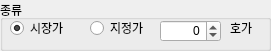
       <widget class="QGroupBox" name="groupBox_6">
        <property name="geometry">
         <rect>
          <x>10</x>
          <y>20</y>
          <width>271</width>
          <height>51</height>
         </rect>
        </property>
        <property name="title">
         <string>종류</string>
        </property>
        <widget class="QRadioButton" name="rbSellMarket">
         <property name="geometry">
          <rect>
           <x>10</x>
           <y>20</y>
           <width>61</width>
           <height>16</height>
          </rect>
         </property>
         <property name="text">
          <string>시장가</string>
         </property>
         <property name="checked">
          <bool>true</bool>
         </property>
        </widget>
        <widget class="QRadioButton" name="rbSellLimit">
         <property name="geometry">
          <rect>
           <x>90</x>
           <y>20</y>
           <width>61</width>
           <height>16</height>
          </rect>
         </property>
         <property name="text">
          <string>지정가</string>
         </property>
        </widget>
        <widget class="QSpinBox" name="spbSellHoga">
         <property name="geometry">
          <rect>
           <x>160</x>
           <y>20</y>
           <width>61</width>
           <height>22</height>
          </rect>
         </property>
         <property name="alignment">
          <set>Qt::AlignRight|Qt::AlignTrailing|Qt::AlignVCenter</set>
         </property>
         <property name="showGroupSeparator" stdset="0">
          <bool>true</bool>
         </property>
         <property name="minimum">
          <number>-15</number>
         </property>
         <property name="maximum">
          <number>15</number>
         </property>
         <property name="singleStep">
          <number>1</number>
         </property>
        </widget>
        <widget class="QLabel" name="label_8">
         <property name="geometry">
          <rect>
           <x>230</x>
           <y>20</y>
           <width>31</width>
           <height>16</height>
          </rect>
         </property>
         <property name="text">
          <string>호가</string>
         </property>
        </widget>
       </widget>
